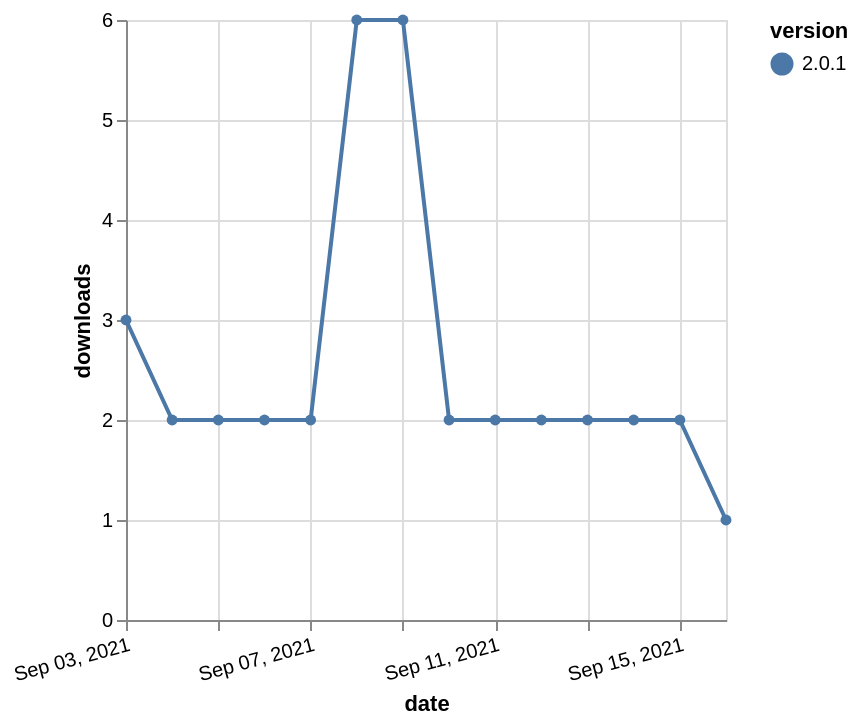

Write a Vega-Lite specification for this figure.
### Vega-Lite specification from a JSON file in a GitHub repository (floating-point values rounded to 4 significant figures)
{"$schema": "https://vega.github.io/schema/vega-lite/v5.json", "description": "A simple bar chart with embedded data.", "data": {"values": [{"date": "2021-09-03", "total": 2813, "delta": 3, "version": "2.0.1"}, {"date": "2021-09-04", "total": 2815, "delta": 2, "version": "2.0.1"}, {"date": "2021-09-05", "total": 2817, "delta": 2, "version": "2.0.1"}, {"date": "2021-09-06", "total": 2819, "delta": 2, "version": "2.0.1"}, {"date": "2021-09-07", "total": 2821, "delta": 2, "version": "2.0.1"}, {"date": "2021-09-08", "total": 2827, "delta": 6, "version": "2.0.1"}, {"date": "2021-09-09", "total": 2833, "delta": 6, "version": "2.0.1"}, {"date": "2021-09-10", "total": 2835, "delta": 2, "version": "2.0.1"}, {"date": "2021-09-11", "total": 2837, "delta": 2, "version": "2.0.1"}, {"date": "2021-09-12", "total": 2839, "delta": 2, "version": "2.0.1"}, {"date": "2021-09-13", "total": 2841, "delta": 2, "version": "2.0.1"}, {"date": "2021-09-14", "total": 2843, "delta": 2, "version": "2.0.1"}, {"date": "2021-09-15", "total": 2845, "delta": 2, "version": "2.0.1"}, {"date": "2021-09-16", "total": 2846, "delta": 1, "version": "2.0.1"}]}, "width": "container", "mark": {"type": "line", "point": {"filled": true}}, "encoding": {"x": {"field": "date", "type": "temporal", "timeUnit": "yearmonthdate", "title": "date", "axis": {"labelAngle": -15}}, "y": {"field": "delta", "type": "quantitative", "title": "downloads"}, "color": {"field": "version", "type": "nominal"}, "tooltip": {"field": "delta"}}}
